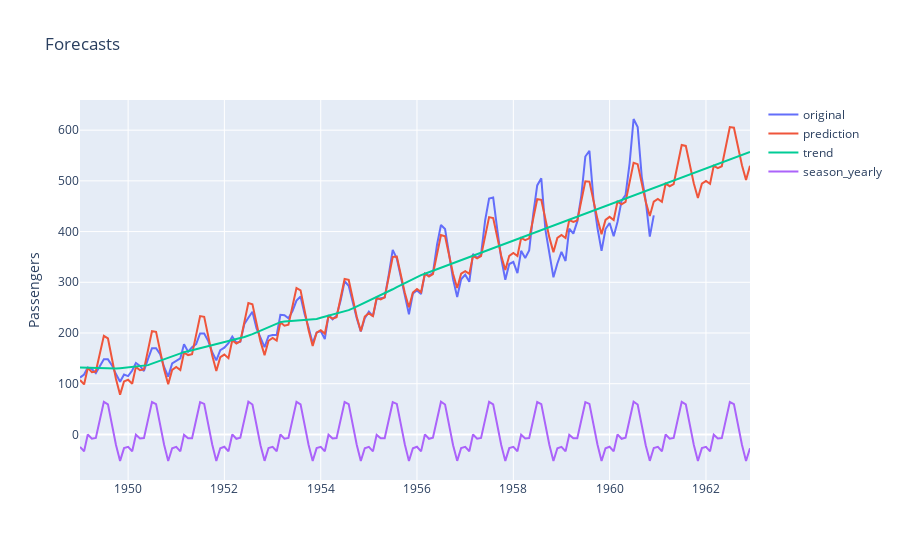

Source (notebook cell):
### Markdown cell above
#### Visualize the forecast by model

### Code cell
fig = go.Figure()

fig.add_scatter(x=df['ds'], y=df['y'], mode='lines', name="original")
fig.add_scatter(x=forecast['ds'], y=forecast['yhat1'], mode='lines', name="prediction")

# Assuming 'trend' and 'season_yearly' are columns in the 'forecast' dataframe
fig.add_scatter(x=forecast['ds'], y=forecast['trend'], mode='lines', name="trend")
fig.add_scatter(x=forecast['ds'], y=forecast['season_yearly'], mode='lines', name="season_yearly")

fig.update_layout(
    yaxis_title='Passengers',
    title='Forecasts',
    hovermode="x")

fig.show()

### Figure 1 — Plotly figure (JSON) as saved in the notebook; plotly's stock layout.template omitted (floating-point values rounded to 4 significant figures; data arrays with more than 128 entries replaced by an {"elided": "..."} marker saying what was removed)
{"data": [{"mode": "lines", "name": "original", "type": "scatter", "uid": "0a3a0356-da4f-4c88-a947-911d221005b4", "x": {"elided": "144 str values"}, "y": {"elided": "144 int values"}}, {"mode": "lines", "name": "prediction", "type": "scatter", "uid": "6b215eb0-ff14-4905-a50b-f4a02be4b2cc", "x": {"elided": "168 str values"}, "y": {"elided": "168 float values"}}, {"mode": "lines", "name": "trend", "type": "scatter", "uid": "9f7bf646-fd04-442b-81e0-1ff673df7766", "x": {"elided": "168 str values"}, "y": {"elided": "168 float values"}}, {"mode": "lines", "name": "season_yearly", "type": "scatter", "uid": "f4069af6-9151-40da-b276-267f7516e370", "x": {"elided": "168 str values"}, "y": {"elided": "168 float values"}}], "layout": {"hovermode": "x", "title": {"text": "Forecasts"}, "yaxis": {"title": {"text": "Passengers"}}}}
